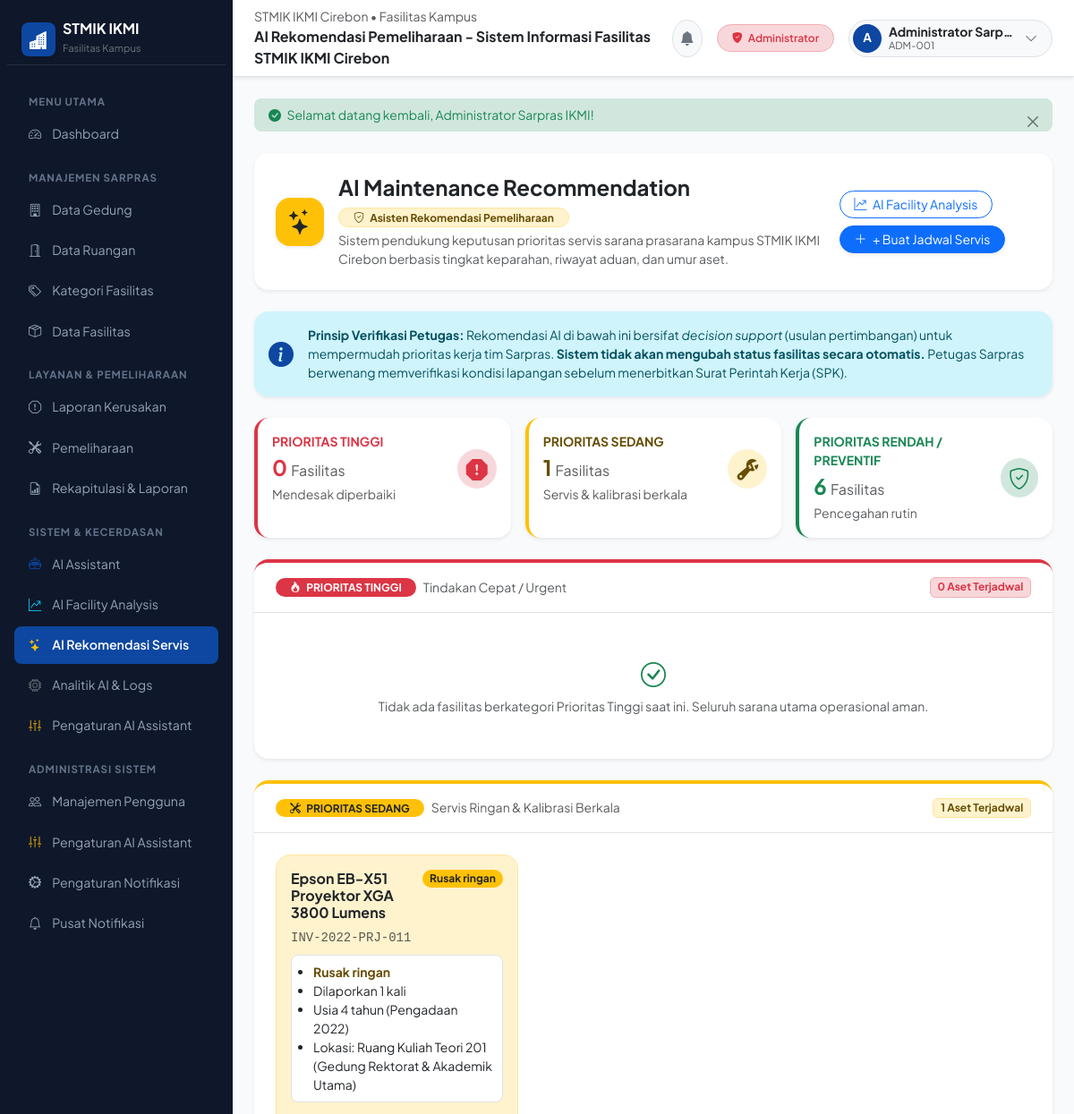
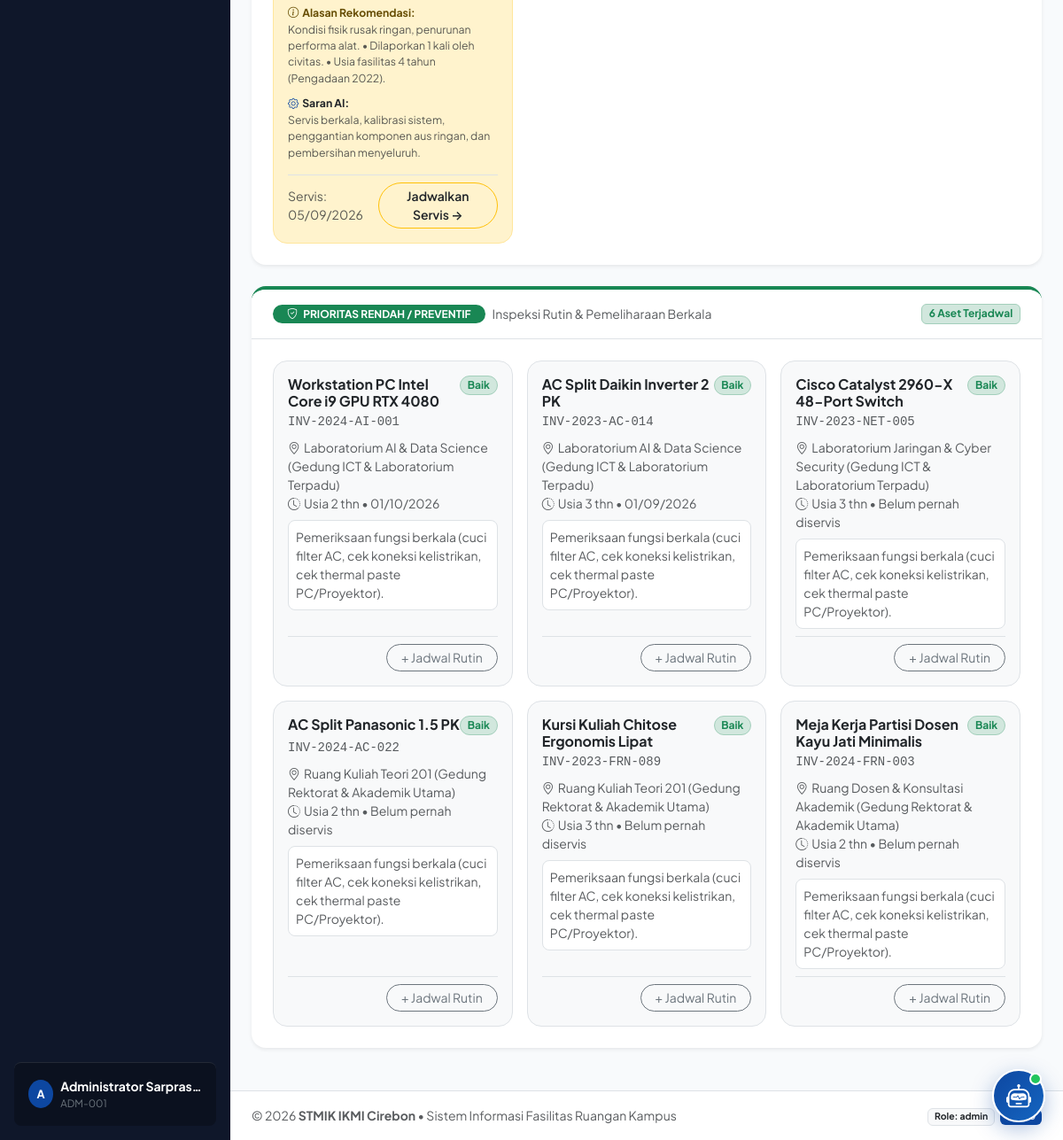
The app's page /public/ai/recommendations (signed in) with its own data (2 pictures, top to bottom).
### tables this page shows
CREATE TABLE `fasilitas` (
  `id` int unsigned NOT NULL AUTO_INCREMENT,
  `kode_inventaris` varchar(50) NOT NULL,
  `nama` varchar(150) NOT NULL,
  `kategori_id` int unsigned NOT NULL,
  `ruangan_id` int unsigned NOT NULL,
  `jumlah` int unsigned NOT NULL DEFAULT '1',
  `kondisi` enum('baik','rusak_ringan','rusak_berat','tidak_layak','hilang') NOT NULL DEFAULT 'baik',
  `tahun_pengadaan` year NOT NULL,
  `foto` varchar(255) DEFAULT NULL,
  `keterangan` text,
  `created_at` timestamp NOT NULL DEFAULT CURRENT_TIMESTAMP,
  `updated_at` timestamp NOT NULL DEFAULT CURRENT_TIMESTAMP ON UPDATE CURRENT_TIMESTAMP,
  PRIMARY KEY (`id`),
  UNIQUE KEY `uq_fasilitas_kode_inventaris` (`kode_inventaris`),
  KEY `idx_fasilitas_kategori_id` (`kategori_id`),
  KEY `idx_fasilitas_ruangan_id` (`ruangan_id`),
  KEY `idx_fasilitas_kondisi` (`kondisi`),
  KEY `idx_fasilitas_tahun_pengadaan` (`tahun_pengadaan`),
  CONSTRAINT `fk_fasilitas_kategori` FOREIGN KEY (`kategori_id`) REFERENCES `kategori_fasilitas` (`id`) ON DELETE RESTRICT ON UPDATE CASCADE,
  CONSTRAINT `fk_fasilitas_ruangan` FOREIGN KEY (`ruangan_id`) REFERENCES `ruangan` (`id`) ON DELETE RESTRICT ON UPDATE CASCADE
);

CREATE TABLE `ruangan` (
  `id` int unsigned NOT NULL AUTO_INCREMENT,
  `gedung_id` int unsigned NOT NULL,
  `kode_ruangan` varchar(30) NOT NULL,
  `nama_ruangan` varchar(100) NOT NULL,
  `lantai` tinyint NOT NULL DEFAULT '1',
  `jenis_ruangan` enum('Kelas','Laboratorium','Ruang Dosen','Ruang Administrasi','Ruang Rapat','Ruang Seminar','Lainnya') NOT NULL DEFAULT 'Kelas',
  `kapasitas` smallint unsigned NOT NULL DEFAULT '0',
  `status` enum('tersedia','digunakan','perbaikan','nonaktif') NOT NULL DEFAULT 'tersedia',
  `keterangan` text,
  `created_at` timestamp NOT NULL DEFAULT CURRENT_TIMESTAMP,
  `updated_at` timestamp NOT NULL DEFAULT CURRENT_TIMESTAMP ON UPDATE CURRENT_TIMESTAMP,
  PRIMARY KEY (`id`),
  UNIQUE KEY `uq_ruangan_kode_ruangan` (`kode_ruangan`),
  KEY `idx_ruangan_gedung_id` (`gedung_id`),
  KEY `idx_ruangan_jenis_ruangan` (`jenis_ruangan`),
  KEY `idx_ruangan_status` (`status`),
  CONSTRAINT `fk_ruangan_gedung` FOREIGN KEY (`gedung_id`) REFERENCES `gedung` (`id`) ON DELETE RESTRICT ON UPDATE CASCADE
);

### app/views/ai/recommendations.php (the view, shortened to what the rows shown need)
<div class="container-fluid p-0">
    <?php if (empty($recommendations['cukup_data'])): ?>
        <div class="alert alert-warning border-0 rounded-4 shadow-sm p-4 d-flex align-items-center gap-3 mb-4">
            <i class="bi bi-exclamation-triangle-fill fs-1 text-warning"></i>
            <div>
                <h5 class="fw-bold mb-1">Data Belum Mencukupi</h5>
                <p class="mb-0 small text-dark">
                    <?= htmlspecialchars($recommendations['pesan_data_kurang'] ?? 'Data fasilitas belum mencukupi untuk menyusun rekomendasi prioritas pemeliharaan.') ?>
                </p>
            </div>
        </div>
    <?php else:
        $sedang = $recommendations['prioritas_sedang'];
        $rendah = $recommendations['prioritas_rendah'];
    ?>
        <div class="card border-0 shadow-sm rounded-4 bg-white mb-4 overflow-hidden border-top border-4 border-warning">
            <div class="card-body p-4">
                <?php if (empty($sedang)): ?>
                    <div class="text-center py-4 text-muted small">
                        <i class="bi bi-check2-circle fs-3 text-success d-block mb-1"></i>
                        Tidak ada fasilitas berkategori Prioritas Sedang.
                    </div>
                <?php else: ?>
                    <div class="row g-3">
                        <?php foreach ($sedang as $item): ?>
                        <div class="col-md-6 col-lg-4">
                            <div class="p-3 rounded-4 bg-warning-subtle bg-opacity-10 border border-warning-subtle h-100 d-flex flex-column justify-content-between">
                                <div>
                                    <div class="d-flex justify-content-between align-items-start mb-2">
                                        <h6 class="fw-bold text-dark mb-0"><?= htmlspecialchars($item['nama']) ?></h6>
                                        <span class="badge bg-warning text-dark rounded-pill small"><?= $item['label_kondisi'] ?></span>
                                    </div>
                                    <div class="font-monospace text-muted small mb-2"><?= htmlspecialchars($item['kode_inventaris']) ?></div>
                                    <div class="p-2 bg-white rounded-3 border mb-3 small">
                                        <ul class="mb-0 ps-3 text-dark">
                                            <li><strong class="text-warning-emphasis"><?= $item['label_kondisi'] ?></strong></li>
                                            <li><?= ($item['total_laporan'] > 0) ? "Dilaporkan {$item['total_laporan']} kali" : "Pencegahan dini" ?></li>
                                            <li>Usia <?= $item['umur_tahun'] ?> tahun (Pengadaan <?= $item['tahun_pengadaan'] ?>)</li>
                                            <li>Lokasi: <?= htmlspecialchars($item['lokasi']) ?></li>
                                        </ul>
                                    </div>
                                    <div class="small mb-2">
                                        <strong class="text-warning-emphasis small"><i class="bi bi-info-circle me-1"></i>Alasan Rekomendasi:</strong>
                                        <p class="text-muted small mb-1"><?= htmlspecialchars($item['alasan_ringkas']) ?></p>
                                    </div>
                                    <div class="small mb-3">
                                        <strong class="text-dark small"><i class="bi bi-gear me-1 text-primary"></i>Saran AI:</strong>
                                        <p class="text-muted small mb-0"><?= htmlspecialchars($item['tindakan_disarankan']) ?></p>
                                    </div>
                                </div>
                                <div class="pt-2 border-top d-flex justify-content-between align-items-center">
                                    <small class="text-muted">Servis: <?= $item['terakhir_servis'] ?></small>
                                    <a href="<?= base_url('pemeliharaan/tambah?fasilitas_id=' . $item['id']) ?>" class="btn btn-sm btn-outline-warning text-dark fw-semibold rounded-pill px-3">
                                        Jadwalkan Servis &rarr;
                                    </a>
                                </div>
                            </div>
                        </div>
                        <?php endforeach; ?>
                    </div>
                <?php endif; ?>
            </div>
        </div>
        <div class="card border-0 shadow-sm rounded-4 bg-white mb-4 overflow-hidden border-top border-4 border-success">
            <div class="card-body p-4">
                <?php if (empty($rendah)): ?>
                    <div class="text-center py-4 text-muted small">
                        Tidak ada aset dalam kategori preventif saat ini.
                    </div>
                <?php else: ?>
                    <div class="row g-3">
                        <?php foreach (array_slice($rendah, 0, 6) as $item): ?>
                        <div class="col-md-6 col-lg-4">
                            <div class="p-3 rounded-4 bg-light border h-100 d-flex flex-column justify-content-between">
                                <div>
                                    <div class="d-flex justify-content-between align-items-start mb-1">
                                        <h6 class="fw-bold text-dark mb-0"><?= htmlspecialchars($item['nama']) ?></h6>
                                        <span class="badge bg-success-subtle text-success border border-success-subtle rounded-pill small">Baik</span>
                                    </div>
                                    <div class="font-monospace text-muted small mb-2"><?= htmlspecialchars($item['kode_inventaris']) ?></div>
                                    <div class="small mb-2">
                                        <span class="text-muted"><i class="bi bi-geo-alt me-1"></i><?= htmlspecialchars($item['lokasi']) ?></span><br>
                                        <span class="text-muted"><i class="bi bi-clock-history me-1"></i>Usia <?= $item['umur_tahun'] ?> thn &bull; <?= $item['terakhir_servis'] ?></span>
                                    </div>
                                    <div class="p-2 bg-white rounded-3 border small text-muted mb-2">
                                        <?= htmlspecialchars($item['tindakan_disarankan']) ?>
                                    </div>
                                </div>
                                <div class="pt-2 border-top text-end">
                                    <a href="<?= base_url('pemeliharaan/tambah?fasilitas_id=' . $item['id']) ?>" class="btn btn-sm btn-outline-secondary rounded-pill px-3">
                                        + Jadwal Rutin
                                    </a>
                                </div>
                            </div>
                        </div>
                        <?php endforeach; ?>
                    </div>
                <?php endif; ?>
            </div>
        </div>
    <?php endif; ?>
</div>

### records on screen
fasilitas: nama "Epson EB-X51 Proyektor XGA 3800 Lumens", label_kondisi "Rusak ringan", kode_inventaris "INV-2022-PRJ-011", total_laporan "1", id "4", tahun_pengadaan "2022", lokasi "Ruang Kuliah Teori 201 (Gedung Rektorat & Akademik Utama)", alasan_ringkas "Kondisi fisik rusak ringan, penurunan performa alat. • Dilaporkan 1 kali oleh civitas. • Usia fasilitas 4 tahun (Pengadaan 2022).", tindakan_disarankan "Servis berkala, kalibrasi sistem, penggantian komponen aus ringan, dan pembersihan menyeluruh.", terakhir_servis "05/09/2026"
fasilitas: nama "Workstation PC Intel Core i9 GPU RTX 4080", kode_inventaris "INV-2024-AI-001", lokasi "Laboratorium AI & Data Science (Gedung ICT & Laboratorium Terpadu)", ruangan.lantai "2", terakhir_servis "01/10/2026", tindakan_disarankan "Pemeriksaan fungsi berkala (cuci filter AC, cek koneksi kelistrikan, cek thermal paste PC/Proyektor)."
fasilitas: nama "AC Split Daikin Inverter 2 PK", kode_inventaris "INV-2023-AC-014", lokasi "Laboratorium AI & Data Science (Gedung ICT & Laboratorium Terpadu)", umur_tahun "3", terakhir_servis "01/09/2026", tindakan_disarankan "Pemeriksaan fungsi berkala (cuci filter AC, cek koneksi kelistrikan, cek thermal paste PC/Proyektor)."
fasilitas: nama "Cisco Catalyst 2960-X 48-Port Switch", kode_inventaris "INV-2023-NET-005", lokasi "Laboratorium Jaringan & Cyber Security (Gedung ICT & Laboratorium Terpadu)", id "3", terakhir_servis "Belum pernah diservis", tindakan_disarankan "Pemeriksaan fungsi berkala (cuci filter AC, cek koneksi kelistrikan, cek thermal paste PC/Proyektor)."
fasilitas: nama "AC Split Panasonic 1.5 PK", kode_inventaris "INV-2024-AC-022", lokasi "Ruang Kuliah Teori 201 (Gedung Rektorat & Akademik Utama)", umur_tahun "2", terakhir_servis "Belum pernah diservis", tindakan_disarankan "Pemeriksaan fungsi berkala (cuci filter AC, cek koneksi kelistrikan, cek thermal paste PC/Proyektor)."
fasilitas: nama "Kursi Kuliah Chitose Ergonomis Lipat", kode_inventaris "INV-2023-FRN-089", lokasi "Ruang Kuliah Teori 201 (Gedung Rektorat & Akademik Utama)", ruangan "3", terakhir_servis "Belum pernah diservis", tindakan_disarankan "Pemeriksaan fungsi berkala (cuci filter AC, cek koneksi kelistrikan, cek thermal paste PC/Proyektor)."
fasilitas: nama "Meja Kerja Partisi Dosen Kayu Jati Minimalis", kode_inventaris "INV-2024-FRN-003", lokasi "Ruang Dosen & Konsultasi Akademik (Gedung Rektorat & Akademik Utama)", umur_tahun "2", terakhir_servis "Belum pernah diservis", tindakan_disarankan "Pemeriksaan fungsi berkala (cuci filter AC, cek koneksi kelistrikan, cek thermal paste PC/Proyektor)."

### other values on screen
substr(Auth::user()['nama_lengkap'] ?? 'U', 0, 1) "A"
Auth::user()['nama_lengkap'] "Administrator Sarpras…"
Auth::user()['nomor_induk'] "ADM-001"
$title "AI Rekomendasi Pemeliharaan - Sistem Informasi Fasilitas STMIK IKMI Cirebon"
$roleLabel "Administrator"
substr($user['nama_lengkap'] ?? 'U', 0, 1) "A"
$user['nama_lengkap'] "Administrator Sarp…"
$user['nomor_induk'] "ADM-001"
$_SESSION['flash_success'] "Selamat datang kembali, Administrator Sarpras IKMI!"
count($tinggi) "0"
count($sedang) "1"
count($rendah) "6"
Auth::role() "admin"
APP_VERSION "1.0.0"
